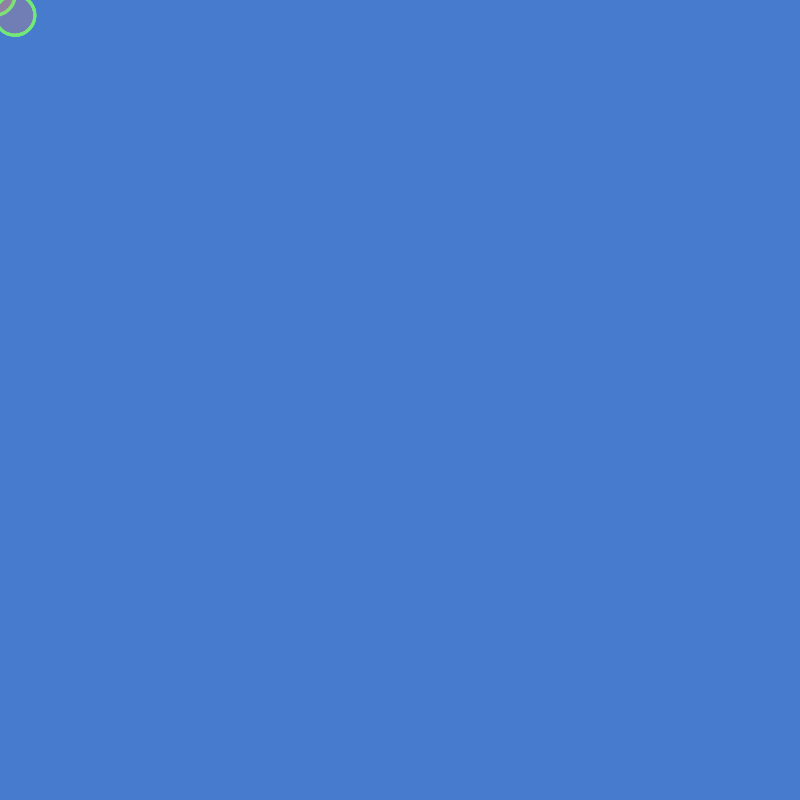
Frame 1 (no input)
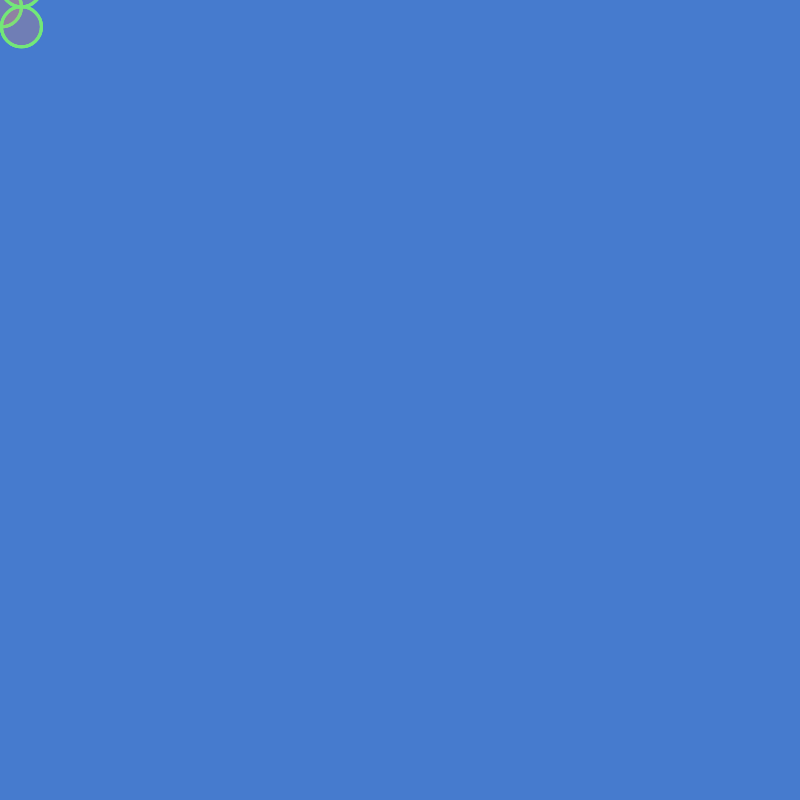
Frame 60 (no input)
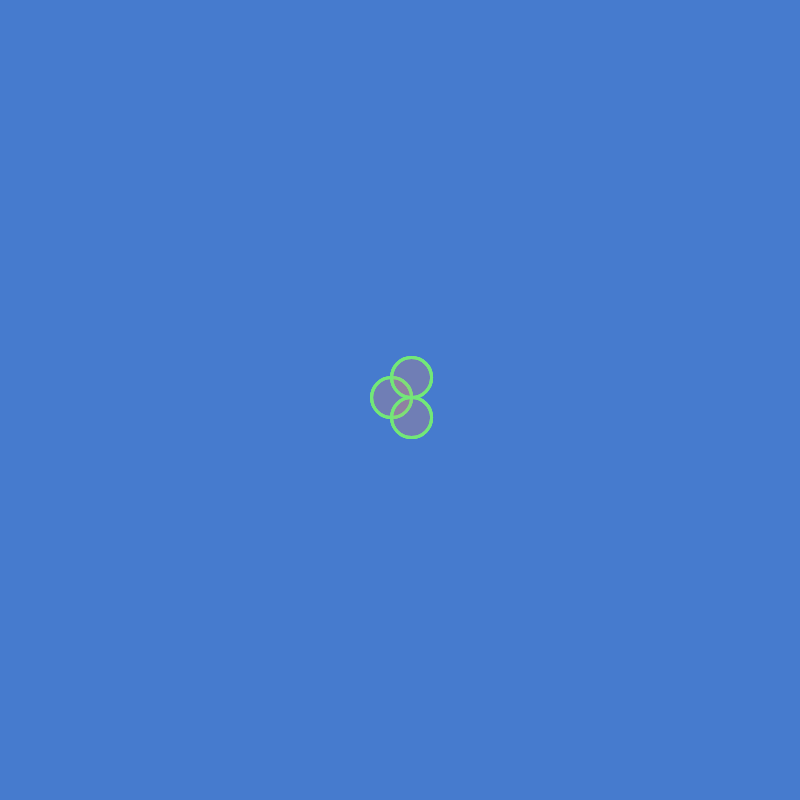
Frame 120 (the mouse pressed at the canvas centre since frame 60)

The p5.js sketch that drew these frames (run headless with seeded random() and noise() and a simulated clock; from frame 60 on, the mouse is pressed at the canvas centre):

// p5.js sketch
// ── sketch.js
var num = 0;
var colour = 0;
var ring = 0;
var xPos = 0;
var yPos = 0;
var w = 0;
var acceleration = 0;
var velocity = 0;
var oldX = 0;
var oldY = 0;

var liteB, melon, medBlu, pink, orange, mustard, ring;
var clrs = [];

function setup() {

  //createCanvas(displayWidth, displayHeight);
  createCanvas(800, 800);
  num = 3;
  xPos = 0;
  xPos = 0;
  w = 40;

  acceleration = random(1) / 5;
  velocity = random(5, 10);
  a = random(0, TWO_PI);

  liteBlu = color(87, 199, 232);
  // 4th parameter to color effects alpha
  melon = color(232, 141, 103, random(10, 50));
  pink = color(220, 82, 245);
  mustard = color(209, 191, 91);
  ring = color(114, 232, 120);
  medBlu = color(70, 123, 206);

  // grouping all the colors into one array
  clrs = [liteBlu, melon, pink, mustard, ring];
  background(medBlu);
}

function draw() {
  background(medBlu); // medBlue
  //update the opacity with a random value
  var r = random(10, 50)
  clrs[2] = color(220, 82, 245, r);

  //change variables tied with movement thru functions below
  // randMove();
  drunkAttract();

  // now display the items after updating movement variables
  display(clrs[1], clrs[4]);


}

function drunkAttract() {

  // drunk, brownian motion
  var dx = mouseX - xPos;
  var dy = mouseY - yPos;

  xPos = xPos + random(0, 0.2) * dx + random(-10, 10);
  yPos = yPos + random(0, 0.2) * dy + random(-10, 10);


}

function randMove() {
  // scooting around
  xPos = oldX + random(-20, 20);
  yPos = oldY + random(-20, 20);

  //store new values for next go:
  oldX = xPos;
  oldY = yPos;

  // checking the boundaries
  checkB_randMove();
}

function checkB_randMove() {
  // checking the boundaries
  if (xPos > width) oldX = 0;
  if (xPos < 0) oldX = width;
  if (yPos > height) oldY = 0;
  if (yPos < 0) oldY = height;
}

function display(clr_1, clr_2) { //display(x_, y_, clr1, clr2){
  //xPos = x_;
  //yPos = y_;
  // draw the shape
  strokeWeight(3);
  stroke(clr_2);
  fill(clr_1);
  for (var i = 0; i < num; i++) {

    ellipse(xPos, yPos, w, w);
    //ellipse(200, 200, 10, 10);
    ellipse(xPos + (w * .5), yPos + (w * .5), w, w);
    ellipse(xPos + (w * .5), yPos - (w * .5), w, w);

  }
}


function keyPressed() {
  background(0);
  xPos = random(width);
  yPos = random(height);
}
